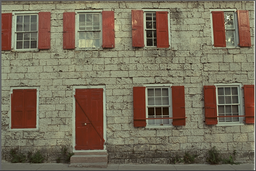
#> input picture kodak_dataset/kodim01.png, 256 x 171 px, shrunk from 768 x 512 before the run
$ python lower_level_problems.py
#> lines starting #> are read from the running program, lines starting #| are printed output that depends on the picture
### src/solvers/strongly_convex_solvers.py
#!/usr/bin/env python3

"""
A variety of lower-level solvers (i.e. methods for unconstrained strongly convex optimization).

Main feature is to select either a fixed number of iterations, or to a given tolerance
"""

from __future__ import absolute_import, division, print_function, unicode_literals

from math import ceil, log, sqrt
import numpy as np

__all__ = ['strongly_convex_solve', 'ALGORITHMS']

MIN_XTOL = 1e-15
ALGORITHMS = ['gd', 'fista']


def strongly_convex_solve(gradf, callback, x0, L, mu, x0tol=None, niters=None, xtol=None, algorithm='gd'):
    """
    Run strongly convex solver. The convergence of these methods are:
        ||xk-x*||^2 <= w^k ||x0-x*||^2
    where 0 < w < 1 depends on the condition number of the problem (mu/L).
    Run either for 'niters' iterations, or enough to achieve final tolerance ||xk-x*||^2 <= xtol

    Allowable algorithms are:
    - 'gd' (gradient descent with fixed step size)
    - 'fista' (FISTA)

    :param gradf: gradient of objective function (np.array -> np.array)
    :param callback: callback function for each iteration (takes np.array, returns nothing)
    :param x0: starting point for algorithm (np.array)
    :param L: Lipschitz constant of gradf
    :param mu: strong convexity parameter
    :param x0tol: estimated error to true solution, ||x0-x*||^2
    :param niters: number of iterations to run
    :param xtol: desired tolerance on result, ||xk-x*||^2
    :param algorithm: name of solver to use (must be 'gd' or 'fista')
    :return: approximate solution xk, number of iterations, estimated error ||xk-x*||^2
    """
    assert algorithm.lower() in ALGORITHMS, "Unknown algorithm: %s" % algorithm
    smooth_switcher = {'gd': gradient_descent, 'fista': fista}  # lookup of solvers
    xtol_to_use = None if xtol is None else max(xtol, MIN_XTOL)  # floor xtol, if given
    if algorithm.lower() in smooth_switcher:
        return smooth_switcher[algorithm.lower()](gradf, callback, x0, L, mu, x0tol=x0tol, niters=niters, xtol=xtol_to_use)
    else:
        raise RuntimeError("Algorithm %s not listed as smooth or nonsmooth solver" % algorithm.lower())


# [76 lines left out: function gradient_descent, not called in this run]


def fista(gradf, callback, x0, L, mu, x0tol=None, niters=None, xtol=None):
    """
    Run FISTA.

    The convergence result is:
        ||xk-x*||^2 <= w^k * (L/mu) * (1+sqrt(mu/L)) * ||x0-x*||^2
    where w := 1 - sqrt(mu/L).

    However, here, we also use the bound
        ||xk-x*|| <= ||gradf(xk)|| / mu
    and terminate if ||xk-x*||^2 <= xtol, since this tends to be a better bound in practice.

    This is a modified FISTA for strongly-convex objectives; see Algorithm 1 of
        L. Calatroni and A. Chambolle (2019), Backtracking Strategies for Accelerated Descent Methods
        with Smooth Composite Objectives, SIAM J. Optim. 29(3), pp. 1772-1798.
    or Algorithm 5 of
        A. Chambolle and T. Pock (2016), An introduction to continuous optimization for imaging,
        Acta Numerica 25, pp. 161-319.
    Compared to that version, here we have no regularization term, so have no prox operator and mu_f=mu, mu_g=0

    :param gradf: gradient of objective function (np.array -> np.array)
    :param callback: callback function for each iteration (takes np.array, returns nothing)
    :param x0: starting point for algorithm (np.array)
    :param L: Lipschitz constant of gradf
    :param mu: strong convexity parameter
    :param x0tol: estimated error to true solution, ||x0-x*||^2
    :param niters: number of iterations to run
    :param xtol: desired tolerance on result, ||xk-x*||^2
    :return: approximate solution xk, number of iterations, estimated error ||xk-x*||^2
    """
    step_size = 1.0 / L
    q = step_size * mu
    w = 1.0 - sqrt(q)

    if niters is not None:
        # Run for fixed number of iterations
        assert xtol is None, "If niters is specified, xtol must be None"
        assert niters >= 0, "niters must be >= 0"
        max_iters = niters
        terminate_on_small_gradient = False
    else:
        # Terminate when ||xk-x*||^2 <= xtol
        assert xtol is not None, "If niters is not specified, xtol must be given"
        assert xtol > 0.0, "xtol must be strictly positive"

        if x0tol is not None:
            # Have initial error estimate ||x0-x*||^2
            max_iters = max(ceil(log(xtol / ((L / mu) * (1 + sqrt(q)) * x0tol), w)), 0)
            terminate_on_small_gradient = True
        else:
            max_iters = None
            terminate_on_small_gradient = True

    # We know ||xk-x*||^2 <= ||gradf(xk)||^2 / mu^2
    small_gradient = lambda gradient: terminate_on_small_gradient and np.linalg.norm(gradient)**2 / (mu**2) <= xtol

    x = x0.copy()
    g = gradf(x)

    # Check for termination before loop starts
    if (max_iters is not None and max_iters <= 0) or small_gradient(g):
        if x0tol is not None:
            x_sqerror_bound = min(x0tol, np.linalg.norm(g) ** 2 / (mu ** 2))
        else:
            x_sqerror_bound = np.linalg.norm(g) ** 2 / (mu ** 2)
        return x, 0, x_sqerror_bound

    # Main loop
    k = 0
    tk = 0.0  # initial value t0
    xkm1 = x.copy()  # x_{-1}=x0 initially
    while True:
        tksq = tk**2
        tkp1 = (1 - q*tksq + np.sqrt((1-q*tksq)**2 + 4*tksq)) / 2
        beta_k = (tk-1) * (1-q*tkp1) / (tkp1*(1-q))
        yk = x + beta_k * (x - xkm1)
        yk -= step_size * gradf(yk)
        # Update x, xkm1
        xkm1[:] = x
        x[:] = yk
        # Update t
        tk = tkp1
        # Check termination
        if callback is not None:
            callback(x)
        k += 1
        g = gradf(x)
        # Check termination on xtol
        if (max_iters is not None and k >= max_iters) or small_gradient(g):
            break

    # Return: solution, number iterations, error bound ||xk-x*||^2
    if x0tol is not None:
        x_sqerror_bound = min((w ** k) * (L / mu) * (1 + sqrt(q)) * x0tol, np.linalg.norm(g) ** 2 / (mu ** 2))
    else:
        x_sqerror_bound = np.linalg.norm(g) ** 2 / (mu ** 2)
    return x, k, x_sqerror_bound

### src/lower_level_problems.py
#!/usr/bin/env python3

"""
A collection of reconstruction problems (image denoising, etc.)
"""

from __future__ import absolute_import, division, print_function, unicode_literals

import logging
import matplotlib.pyplot as plt
import numpy as np
import scipy.signal as signal

from solvers import strongly_convex_solve

__all__ = ['get_lower_level_solver']


# [31 lines left out: function get_lower_level_solver, not called in this run]


class SimpleImageDenoisingSolver1D(object):
    # [17 lines left out: functions __init__, gradient, not called in this run]

    def callback(self, x):
        self.recon[:] = x  # update self.recon with current iterate
        return

    def L(self, alpha):
        return 1 + alpha * 4 / self.eps_tv + self.eps_l2

    def mu(self, alpha):
        return 1 + self.eps_l2

    # [50 lines left out: functions __call__, loss, not called in this run]


class ThreeParameterImageDenoisingSolver1D(object):
    # [13 lines left out: functions __init__, gradient, not called in this run]

    def callback(self, x):
        self.recon[:] = x  # update self.recon with current iterate
        return

    def L(self, alpha, eps_l2, eps_tv):
        return 1 + alpha * 4 / eps_tv + eps_l2

    def mu(self, alpha, eps_l2, eps_tv):
        return 1 + eps_l2

    # [54 lines left out: functions __call__, loss, not called in this run]


class ThreeParameterImageDenoisingSolver2D(object):
    def __init__(self, data, label, algorithm='gd', verbose=False):
        self.label = label  # a string identifier of some kind
        self.data = data  # original noisy data
        self.recon = np.zeros((data.size,))  # current best reconstruction
        self.algorithm = algorithm  # strongly convex algorithm to use
        self.verbose = verbose  # output to logging.debug?
        self.num_penalty_terms = 2  # len(self.penalty(...))
        self.height, self.width = data.shape

    def img2vec(self, img):
        return img.flatten()

    def vec2img(self, vec):
        return vec.reshape((self.height, self.width))

    def tv_gradient_2d(self, x, eps_tv):
        img = self.vec2img(x)
        # All convolutions are of the same form
        # mode=same ensures correct dimensions
        # boundary=symm applies Neumann BCs
        conv2d = lambda data, filter: signal.convolve2d(data, filter, mode='same', boundary='symm')
        ndiv = lambda data, filter: signal.convolve2d(data, filter, mode='same', boundary='fill')
        # Filters for calculating gradient in x and y directions (plus their adjoints)
        filter_gx = np.array([[0, 0, 0], [0, -1, 1], [0, 0, 0]])
        filter_gx_adj = np.array([[0, 0, 0], [1, -1, 0], [0, 0, 0]])
        filter_gy = np.array([[0, 0, 0], [0, -1, 0], [0, 1, 0]])
        filter_gy_adj = np.array([[0, 1, 0], [0, -1, 0], [0, 0, 0]])
        gx = conv2d(img, filter_gx)
        gy = conv2d(img, filter_gy)
        gn = np.sqrt(gx ** 2 + gy ** 2 + eps_tv ** 2)  # norm of smoothed gradient
        return self.img2vec(ndiv(gx / gn, filter_gx_adj) + ndiv(gy / gn, filter_gy_adj))

    def gradient(self, x, alpha, eps_l2, eps_tv):
        g = (x - self.img2vec(self.data)) + alpha * self.tv_gradient_2d(x, eps_tv) + eps_l2 * x
        if self.verbose:
            logging.debug("[%s] ||g|| = %g" % (self.label, np.linalg.norm(g)))
        return g

    def callback(self, x):
        self.recon[:] = x  # update self.recon with current iterate
        return

    def L(self, alpha, eps_l2, eps_tv):
        return 1 + alpha * 8 / eps_tv + eps_l2

    def mu(self, alpha, eps_l2, eps_tv):
        return 1 + eps_l2

    def __call__(self, theta, tol=None, iters=None, saved_info=None):
        """
        Denoise this 1D image with given hyperparameters.

        Denoised image saved in self.recon.

        :param theta: hyperparameter for variational objective (np.array)
        :param tol: desired tolerance on reconstruction, ||xk-x*||^2
        :param iters: number of iterations to run lower-level solver for
        :param saved_info: optional tuple (x, xtol) where x is solution from previous run (with same p), with tol=xtol
        :return: number of lower-level iterations, final estimated tolerance ||xk-x*||^2
        """
        assert theta.shape == (3,), "[%s] Wrong shape for params (got %s, expecting (3,))" % (self.label, str(theta.shape))
        alpha = 10.0 ** theta[0]
        eps_l2 = 10.0 ** theta[1]
        eps_tv = 10.0 ** theta[2]

        if tol is not None:
            assert iters is None, "[%s] Specify either tol or iters, not both" % self.label
            if self.verbose:
                logging.debug("[%s] Asking for alpha=%g, eps_l2=%g, eps_tv=%g and tol=%g" % (self.label, alpha, eps_l2, eps_tv, tol))
        else:
            assert iters is not None, "[%s] Must specify either tol or iters" % self.label
            if self.verbose:
                logging.debug("[%s] Asking for alpha=%g, eps_l2=%g, eps_tv=%g and %g iters" % (self.label, alpha, eps_l2, eps_tv, iters))

        if saved_info is None:
            x = self.recon
        else:
            x = saved_info
            if self.verbose:
                logging.debug("[%s] Have saved data" % (self.label))

        if self.verbose:
            logging.debug("[%s] Running with L = %g, mu = %g" % (self.label, self.L(alpha, eps_l2, eps_tv), self.mu(alpha, eps_l2, eps_tv)))

        grad = lambda x: self.gradient(x, alpha, eps_l2, eps_tv)
        xmin, K, final_tol = strongly_convex_solve(grad, self.callback, x,
                                                   self.L(alpha, eps_l2, eps_tv),
                                                   self.mu(alpha, eps_l2, eps_tv),
                                                   x0tol=None, niters=iters,
                                                   xtol=tol, algorithm=self.algorithm)

        if self.verbose:
            logging.debug("[%s] Ran %g iterations of solver %s (final rtol %g)" %
                          (self.label, K, self.algorithm, final_tol))

        return K, final_tol  # upper problem class counts number of lower-level iterations

    def loss(self, true_data):
        """
        Loss function to be used to compare current reconstruction (self.recon) against true image (true_data).

        :param true_data: true image
        :return: loss(true_data, self.recon)
        """
        return np.linalg.norm(self.recon - self.img2vec(true_data))**2  # self.recon is a flattened image (vector)


class InpaintingCompressionSolver1D(object):
    # [27 lines left out: functions __init__, gradient_leastsquares, gradient_tv, not called in this run]

    def gradient_screg(self, x, eps_l2):
        return eps_l2 * x

    # [4 lines left out: function gradient, not called in this run]

    def callback(self, x):
        self.recon[:] = x  # update self.recon with current iterate
        return

    # [179 lines left out: functions L, mu, __call__, loss, generate_example_1d_image, test_denoising and 1 more, not called in this run]


def test_2d_denoising(show_img=True, tol=None, iters=1000, algorithm='fista'):
#> called with show_img = True, iters = 2000, algorithm = 'fista'
    logging.basicConfig(level=logging.DEBUG, format='%(message)s')
    import os
    import imageio
    # Load image from file, make black & white, crop
    infile = os.path.join('..', 'kodak_dataset', 'kodim01.png')
    img = imageio.imread(infile)
#> img is the input picture: shape (171, 256, 3); mean R, G, B 119.8, 108.8, 88.4
    img = 0.299 * img[:, :, 0] + 0.587 * img[:, :, 1] + 0.114 * img[:, :, 2]  # to black & white
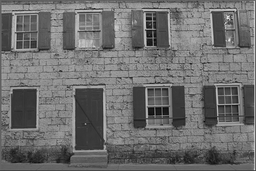
#> img: shape (171, 256) float64; min 2.09, max 235.4, mean 109.8
    new_height, new_width = 256, 256
    height, width = img.shape
#> height = 171; width = 256
    img = img[height // 2 - new_height // 2:height // 2 + new_height // 2, width // 2 - new_width // 2:width // 2 + new_width // 2]
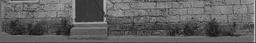
#> img: shape (43, 256) float64; min 15.02, max 213, mean 96.6
    img = img / 255  # normalise
    # Add noise
    np.random.seed(0)
    noise_level = 0.1
    noisy_img = img + noise_level * np.random.randn(*img.shape)
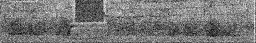
#> noisy_img: shape (43, 256) float64; min -0.142, max 0.961, mean 0.378; drawn with min black and max white
    # Lower-level problem
    solver = ThreeParameterImageDenoisingSolver2D(noisy_img, 'Test', algorithm=algorithm, verbose=True)
    alpha = 1e-1
    eps_l2 = 1e-2
    eps_tv = 1e-2
    K, final_tol = solver(np.log10(np.array([alpha, eps_l2, eps_tv])), tol=tol, iters=iters)
#> in __call__, `alpha = 10.0 ** theta[0]`: alpha = 0.1
#> in __call__, `eps_l2 = 10.0 ** theta[1]`: eps_l2 = 0.01
#> in fista, `step_size = 1.0 / L`: step_size = 0.0123
#> in fista, `q = step_size * mu`: q = 0.0125
#> in fista, `w = 1.0 - sqrt(q)`: w = 0.888
#> in vec2img, `return vec.reshape((self.height, self.width))`: returned value: shape (43, 256) float64; every value is 0
#> in tv_gradient_2d, `gn = np.sqrt(gx ** 2 + gy ** 2 + eps_tv ** 2)`: gn: shape (43, 256) float64; every value is 0.01
#> in gradient, `g = (x - self.img2vec(self.data)) + alpha * self.tv_gradient_2d(x, eps..`: g = 11008 values, max 0.142 at index 8468, min -0.961 at index 5630, mean -0.378
#> the loop in fista, `while True:` made 2000 passes
#> (tksq, tkp1, beta_k, tk) on passes 2 to 4: (1, 1.61, 0, 1.61), (2.59, 2.16, 0.277, 2.16), (4.68, 2.69, 0.424, 2.69)
#> pass 1, in tv_gradient_2d (call 3), `gx = conv2d(img, filter_gx)`:
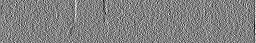
#> gx: shape (43, 256) float64; min -0.00754, max 0.00723, mean 4.36e-07; drawn with min black and max white
#> pass 1, in tv_gradient_2d (call 3), `gy = conv2d(img, filter_gy)`:
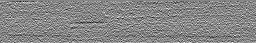
#> gy: shape (43, 256) float64; min -0.0084, max 0.0076, mean 4.41e-05; drawn with min black and max white
#> pass 1, in tv_gradient_2d (call 3), `gn = np.sqrt(gx ** 2 + gy ** 2 + eps_tv ** 2)`:
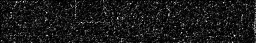
#> gn: shape (43, 256) float64; min 0.01, max 0.0135, mean 0.0103; drawn with min black and max white
#> after the loop in fista, `while True:`: k = 2000; x = 11008 values, max 0.683 at index 5630, min 0.117 at index 7635, mean 0.374; xkm1 has the same summary as x
#> in fista, `x_sqerror_bound = np.linalg.norm(g) ** 2 / (mu ** 2)`: x_sqerror_bound = 1.94e-26
#> in __call__, `xmin, K, final_tol = strongly_convex_solve(grad, self.callback, x, sel..`: xmin has the same summary as x in fista; K = 2000; final_tol = 1.94e-26
#> K = 2000; final_tol = 1.94e-26

    if tol is not None:
        logging.info("Asked algorithm %s for tolerance %g: took %g iterations with final tolerance %g" % (algorithm, tol, K, final_tol))
    else:
        logging.info("Asked algorithm %s for %g iters: took %g iterations with final tolerance %g" % (algorithm, iters, K, final_tol))
    logging.info("Loss = %g" % solver.loss(img))

    if show_img:
        plt.figure(figsize=(12, 4))
        plt.subplot(1, 3, 1)
        plt.imshow(img, cmap=plt.get_cmap('gray'), vmin=0, vmax=1)
        plt.title('True image')
        plt.subplot(1, 3, 2)
        plt.imshow(noisy_img, cmap=plt.get_cmap('gray'), vmin=0, vmax=1)
        plt.title('Noisy image')
        plt.subplot(1, 3, 3)
        plt.imshow(solver.vec2img(solver.recon), cmap=plt.get_cmap('gray'), vmin=0, vmax=1)
        plt.title('Reconstruction')
        plt.show()
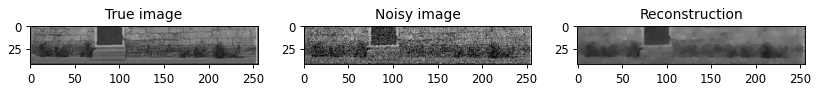
#> figure drawn by matplotlib, 3 panels
    return


def main():
    # test_denoising(single_param=True, show_img=True)  # 1 or 3 hyperparameters?
    test_2d_denoising(show_img=True, iters=2000, algorithm='fista')
    # test_mri(show_img=True, tol=1e-5, algorithm='fista')
    print("Done")
    return


if __name__ == '__main__':
    main()
